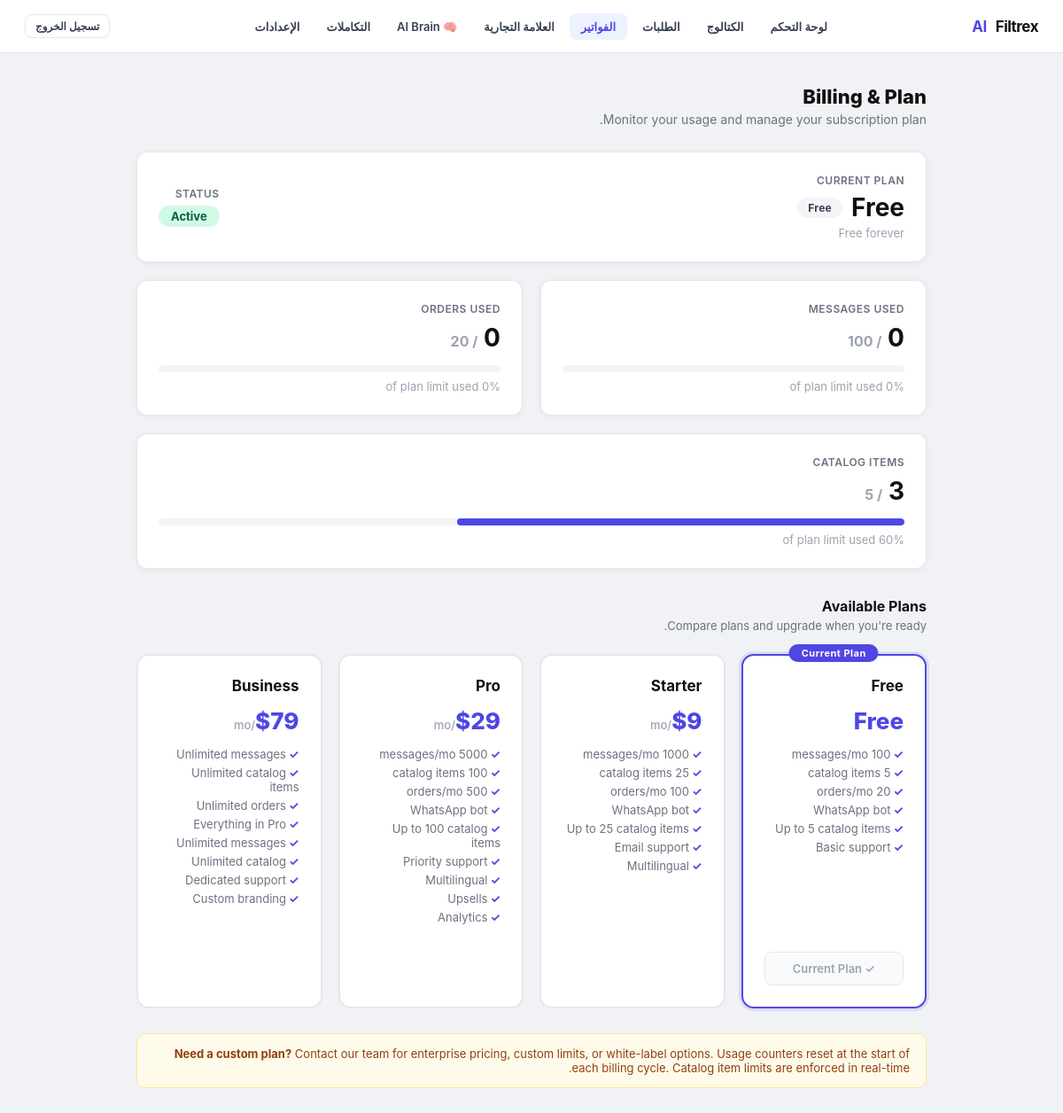
The page /admin/billing (signed in) on the database its author committed.
### tables this page shows
CREATE TABLE clients (
                id                INTEGER PRIMARY KEY AUTOINCREMENT,
                name              TEXT NOT NULL,
                business_type     TEXT DEFAULT 'clinic',
                default_language  TEXT DEFAULT 'ar',
                currency          TEXT DEFAULT 'MAD',
                timezone          TEXT DEFAULT 'Africa/Casablanca',
                admin_whatsapp    TEXT,
                ultramsg_instance TEXT,
                ultramsg_token    TEXT,
                is_active         INTEGER DEFAULT 1,
                created_at        TEXT DEFAULT (datetime('now'))
            , whatsapp_connected INTEGER DEFAULT 0, onboarding_step INTEGER DEFAULT 0, referral_code   TEXT, referred_by     INTEGER, referral_count  INTEGER DEFAULT 0, brand_name          TEXT, logo_url            TEXT, primary_color       TEXT DEFAULT '#4f46e5', custom_domain       TEXT, white_label_enabled INTEGER DEFAULT 0, business_whatsapp_number TEXT, whatsapp_connection_status TEXT DEFAULT 'not_connected', whatsapp_provider TEXT DEFAULT 'ultramsg', plan TEXT DEFAULT 'free', subscription_id TEXT, subscription_status TEXT DEFAULT 'inactive', is_trial          INTEGER DEFAULT 0, trial_started_at  TEXT, trial_ends_at     TEXT, affiliate_enabled  INTEGER DEFAULT 1, affiliate_code     TEXT, affiliate_earnings REAL    DEFAULT 0.0, affiliate_rate     REAL    DEFAULT 0.20, assistant_tone        TEXT DEFAULT 'friendly', assistant_goal        TEXT DEFAULT 'book_appointments', business_description  TEXT DEFAULT '', policies              TEXT DEFAULT '', fallback_message      TEXT DEFAULT '', trial_reminder_day  INTEGER DEFAULT 0);

CREATE TABLE subscription_plans (
                id                 INTEGER PRIMARY KEY AUTOINCREMENT,
                name               TEXT NOT NULL,
                price_monthly      REAL NOT NULL DEFAULT 0,
                max_messages       INTEGER NOT NULL DEFAULT 100,
                max_catalog_items  INTEGER NOT NULL DEFAULT 5,
                max_orders         INTEGER NOT NULL DEFAULT 20,
                features_json      TEXT DEFAULT '[]',
                is_active          INTEGER DEFAULT 1
            );

CREATE TABLE client_subscriptions (
                id             INTEGER PRIMARY KEY AUTOINCREMENT,
                client_id      INTEGER NOT NULL,
                plan_id        INTEGER NOT NULL,
                status         TEXT NOT NULL DEFAULT 'active',
                started_at     TEXT DEFAULT CURRENT_TIMESTAMP,
                expires_at     TEXT,
                messages_used  INTEGER DEFAULT 0,
                orders_used    INTEGER DEFAULT 0
            , bonus_messages INTEGER DEFAULT 0, paypal_subscription_id TEXT);

### app.py (the view)
@app.route("/admin/billing")
def admin_billing():
    guard = _admin_guard()
    if guard:
        return guard
    cid = _session_client_id()
    sub = get_client_subscription(cid)
    con = get_db_connection()
    try:
        catalog_count = con.execute(
            "SELECT COUNT(*) FROM catalogs WHERE client_id=?", (cid,)
        ).fetchone()[0]
        all_plans = con.execute(
            "SELECT * FROM subscription_plans WHERE is_active=1 ORDER BY price_monthly ASC"
        ).fetchall()
    finally:
        con.close()
    plans_list = []
    for p in all_plans:
        pd = dict(p)
        try:
            pd["features"] = json.loads(pd.get("features_json") or "[]")
        except Exception:
            pd["features"] = []
        plans_list.append(pd)
    _plan_display = sub.get("plan_name") if sub else "none"
    print(f"[BILLING_PLAN] admin_billing client={cid} plan={_plan_display!r}")
    return render_template(
        "admin/billing.html",
        sub=sub,
        catalog_count=catalog_count,
        all_plans=plans_list,
        active="billing"
    )

### app.py (called while the page is built, shortened)
@app.context_processor
def _inject_branding():
    return {"branding": getattr(g, "branding", {"brand_name": "Filtrex AI",
                                                  "logo_url": None,
                                                  "primary_color": "#4f46e5",
                                                  "white_label_enabled": 0})}

def t(key, lang="en"):
    lang = lang if lang in TRANSLATIONS else "en"
    return TRANSLATIONS[lang].get(key) or TRANSLATIONS["en"].get(key, key)

@app.context_processor
def _inject_lang():
    cid = session.get("client_id")
    lang = "en"
    if cid:
        _con = sqlite3.connect("bookings.db", timeout=10)
        _con.row_factory = sqlite3.Row
        try:
            _row = _con.execute(
                "SELECT default_language FROM clients WHERE id=?", (cid,)
            ).fetchone()
        finally:
            _con.close()
        if _row:
            lang = _row["default_language"] or "en"
    return {"lang": lang, "t": t}

@app.context_processor
def _inject_trial_info():
    try:
        cid = session.get("client_id")
        if cid:
            _client = get_client(cid)
            return {"trial_info": get_trial_status(_client)}
    except Exception:
        pass
    return {"trial_info": None}

def get_db_connection():
    con = sqlite3.connect(DB_FILE, timeout=10)
    con.row_factory = sqlite3.Row
    return con

def _session_client_id():
    cid = session.get("client_id")
    return int(cid) if cid else CLIENT_ID

def get_client(client_id=CLIENT_ID):
    con = get_db_connection()
    try:
        row = con.execute("SELECT * FROM clients WHERE id=?", (client_id,)).fetchone()
    finally:
        con.close()
    return dict(row) if row else {}

def get_trial_status(client):
    if not client or not client.get("is_trial"):
        return {"is_trial": False, "active": False, "expired": False}

def _admin_guard():
    if not session.get("logged_in"):
        return redirect(url_for("login"))
    cid = session.get("client_id")
    if cid:
        print(f"[AUTH_CLIENT_ID] client_id={cid} path={request.path}")
    return None

### templates/admin/billing.html (shortened to what this page needs)
{% extends "admin/layout.html" %}
{% block content %}
<div class="billing-wrap">
  <div class="billing-hero">
    <h1>Billing &amp; Plan</h1>
    <p>Monitor your usage and manage your subscription plan.</p>
  </div>
  {% if sub %}
    {% set pct_msg = ((sub.messages_used / sub.max_messages * 100) | int) if sub.max_messages > 0 else 0 %}
    {% set pct_ord = ((sub.orders_used   / sub.max_orders   * 100) | int) if sub.max_orders   > 0 else 0 %}
    {% set pct_cat = ((catalog_count     / sub.max_catalog_items * 100) | int) if sub.max_catalog_items > 0 else 0 %}
    <div class="billing-grid">
      <div class="stat-card" style="grid-column:1/-1">
        <div style="display:flex; align-items:center; justify-content:space-between; flex-wrap:wrap; gap:12px;">
          <div>
            <div class="stat-label">Current Plan</div>
            <div style="display:flex; align-items:center; gap:10px; margin-top:6px;">
              <span class="stat-value">{{ sub.plan_name }}</span>
              <span class="plan-badge badge-{{ sub.plan_name | lower }}">{{ sub.plan_name }}</span>
            </div>
            <div class="stat-sub" style="margin-top:4px;">
              {% if sub.price_monthly == 0 %}Free forever
              {% else %}${{ sub.price_monthly }}/month{% endif %}
            </div>
          </div>
          <div style="text-align:right;">
            <div class="stat-label">Status</div>
            <span style="display:inline-block; margin-top:6px; padding:4px 14px;
              border-radius:999px; font-size:13px; font-weight:700;
              background:{% if sub.status=='active' %}#d1fae5{% else %}#fee2e2{% endif %};
              color:{% if sub.status=='active' %}#065f46{% else %}#991b1b{% endif %};">
              {{ sub.status | title }}
            </span>
          </div>
        </div>
      </div>
      <div class="stat-card">
        <div class="stat-label">Messages Used</div>
        {% if sub.max_messages == -1 %}
          <div class="stat-value">{{ sub.messages_used }}</div>
          <div class="stat-sub">Unlimited</div>
        {% else %}
          <div class="stat-value">{{ sub.messages_used }} <span style="font-size:16px;color:#9ca3af;">/ {{ sub.max_messages }}</span></div>
          <div class="progress-bar-wrap">
          </div>
          <div class="stat-sub">{{ pct_msg }}% of plan limit used</div>
        {% endif %}
      </div>
      <div class="stat-card">
        <div class="stat-label">Orders Used</div>
        {% if sub.max_orders == -1 %}
          <div class="stat-value">{{ sub.orders_used }}</div>
          <div class="stat-sub">Unlimited</div>
        {% else %}
          <div class="stat-value">{{ sub.orders_used }} <span style="font-size:16px;color:#9ca3af;">/ {{ sub.max_orders }}</span></div>
          <div class="progress-bar-wrap">
          </div>
          <div class="stat-sub">{{ pct_ord }}% of plan limit used</div>
        {% endif %}
      </div>
      <div class="stat-card" style="grid-column:1/-1">
        <div class="stat-label">Catalog Items</div>
        {% if sub.max_catalog_items == -1 %}
          <div class="stat-value">{{ catalog_count }}</div>
          <div class="stat-sub">Unlimited</div>
        {% else %}
          <div class="stat-value">{{ catalog_count }} <span style="font-size:16px;color:#9ca3af;">/ {{ sub.max_catalog_items }}</span></div>
          <div class="progress-bar-wrap">
            <div class="progress-bar {% if pct_cat >= 90 %}over{% elif pct_cat >= 70 %}warn{% endif %}"
                 style="width:{{ [pct_cat, 100] | min }}%"></div>
          </div>
          <div class="stat-sub">{{ pct_cat }}% of plan limit used</div>
        {% endif %}
      </div>
    </div>
  {% else %}
    <div class="info-note" style="margin-bottom:28px;">No active subscription found. Contact support.</div>
  {% endif %}
  <div class="section-title">Available Plans</div>
  <div class="section-sub">Compare plans and upgrade when you're ready.</div>
  <div class="plans-grid">
    {% for plan in all_plans %}
      {% set plan_slug  = plan.name | lower %}
      {% set is_current = sub and sub.plan_id == plan.id %}
      <div class="plan-card {% if is_current %}current{% endif %}">
        {% if is_current %}<div class="plan-card-current-label">Current Plan</div>{% endif %}
        <div class="plan-card-name">{{ plan.name }}</div>
        <div class="plan-card-price">
          {% if plan.price_monthly == 0 %}Free
          {% else %}${{ plan.price_monthly | int }}<span>/mo</span>{% endif %}
        </div>
        <div class="plan-card-limits">
          <ul>
            <li>{% if plan.max_messages == -1 %}Unlimited messages{% else %}{{ plan.max_messages | int }} messages/mo{% endif %}</li>
            <li>{% if plan.max_catalog_items == -1 %}Unlimited catalog items{% else %}{{ plan.max_catalog_items | int }} catalog items{% endif %}</li>
            <li>{% if plan.max_orders == -1 %}Unlimited orders{% else %}{{ plan.max_orders | int }} orders/mo{% endif %}</li>
            {% for feat in plan.features %}
            <li>{{ feat }}</li>
            {% endfor %}
          </ul>
        </div>
        {% if is_current %}
          <div class="btn-current-plan">✓ Current Plan</div>
        {% elif plan_slug == 'free' %}
          <div class="btn-current-plan" style="color:#d1d5db;">Free Tier</div>
        {% else %}
          <div class="paypal-btn-wrap">
            <div id="paypal-button-{{ plan_slug }}"></div>
          </div>
        {% endif %}
      </div>
    {% endfor %}
  </div>
  <div class="info-note" style="margin-top:28px;">
    <strong>Need a custom plan?</strong> Contact our team for enterprise pricing, custom limits, or white-label options.
    Usage counters reset at the start of each billing cycle.
    Catalog item limits are enforced in real-time.
  </div>
</div>
{% endblock %}

### templates/admin/layout.html (shortened to what this page needs)
<!DOCTYPE html>
<html lang="{{ lang }}" dir="{{ 'rtl' if lang == 'ar' else 'ltr' }}">
<head>
</head>
<body>
<nav class="nav">
  <div class="nav-brand">
    {% if branding.logo_url %}
      <img src="{{ branding.logo_url }}" alt="{{ branding.brand_name }}"
           style="height:32px;width:auto;object-fit:contain;border-radius:4px;" />
    {% else %}
      {% set _parts = branding.brand_name.split() %}
      {% if _parts|length >= 2 %}
        {{ _parts[:-1]|join(' ') }} <span>{{ _parts[-1] }}</span>
      {% else %}
        <span>{{ branding.brand_name }}</span>
      {% endif %}
    {% endif %}
  </div>
  <div class="nav-links">
    <a href="/admin/dashboard" class="nav-link {% if active=='dashboard' %}active{% endif %}">{{ t("nav_dashboard", lang) }}</a>
    <a href="/admin/catalog" class="nav-link {% if active=='catalog' %}active{% endif %}">{{ t("nav_catalog", lang) }}</a>
    <a href="/admin/orders" class="nav-link {% if active=='orders' %}active{% endif %}">{{ t("nav_orders", lang) }}</a>
    <a href="/admin/billing" class="nav-link {% if active=='billing' %}active{% endif %}">{{ t("nav_billing", lang) }}</a>
    <a href="/admin/branding" class="nav-link {% if active=='branding' %}active{% endif %}">{{ t("nav_branding", lang) }}</a>
    <a href="/admin/ai-brain" class="nav-link {% if active=='ai-brain' %}active{% endif %}">🧠 AI Brain</a>
    <a href="/admin/integrations" class="nav-link {% if active=='integrations' %}active{% endif %}">{{ t("nav_integrations", lang) }}</a>
    <a href="/admin/settings" class="nav-link {% if active=='settings' %}active{% endif %}">{{ t("nav_settings", lang) }}</a>
  </div>
  <div class="nav-right">
    <a href="/logout" class="btn btn-ghost btn-sm">{{ t("nav_logout", lang) }}</a>
  </div>
</nav>
<div class="shell">
  {% block content %}{% endblock %}
</div>
</body>
</html>

### templates/admin/billing.html (style rules this page uses)
.billing-wrap { max-width: 900px; margin: 0 auto; padding: 0 4px; }
.billing-hero { margin-bottom: 28px; }
.billing-hero h1 { font-size: 22px; font-weight: 800; color: #111; margin-bottom: 4px; }
.billing-hero p { font-size: 14px; color: #6b7280; }
.billing-grid { display: grid; grid-template-columns: 1fr 1fr; gap: 20px; margin-bottom: 32px; }
.stat-card { background: #fff; border-radius: 12px; border: 1px solid #e5e7eb; padding: 24px; display: flex; flex-direction: column; gap: 8px; }
.stat-label { font-size: 12px; font-weight: 600; color: #6b7280; text-transform: uppercase; letter-spacing: .5px; }
.stat-value { font-size: 28px; font-weight: 700; color: #111; }
.stat-sub { font-size: 13px; color: #9ca3af; }
.progress-bar-wrap { background: #f3f4f6; border-radius: 999px; height: 8px; overflow: hidden; margin-top: 6px; }
.progress-bar { height: 8px; border-radius: 999px; background: #4f46e5; transition: width .4s; }
.plan-badge { display: inline-block; padding: 4px 12px; border-radius: 999px; font-size: 12px; font-weight: 700; letter-spacing: .3px; }
.badge-free { background: #f3f4f6; color: #374151; }
.plans-grid { display: grid; grid-template-columns: repeat(auto-fit, minmax(200px, 1fr)); gap: 18px; margin-top: 24px; }
.plan-card { border: 2px solid #e5e7eb; border-radius: 14px; padding: 24px; background: #fff; display: flex; flex-direction: column; gap: 14px; transition: border-color .2s, box-shadow .2s; position: relative; }
.plan-card.current { border-color: #4f46e5; box-shadow: 0 0 0 3px rgba(79,70,229,.12); }
.plan-card-current-label { position: absolute; top: -13px; left: 50%; transform: translateX(-50%); background: #4f46e5; color: #fff; font-size: 11px; font-weight: 700; padding: 3px 14px; border-radius: 999px; letter-spacing: .5px; white-space: nowrap; }
.plan-card-name { font-size: 17px; font-weight: 700; color: #111; }
.plan-card-price { font-size: 26px; font-weight: 800; color: #4f46e5; }
.plan-card-price span { font-size: 13px; font-weight: 500; color: #9ca3af; }
.plan-card-limits { font-size: 13px; color: #6b7280; }
.plan-card-limits ul { margin: 0; padding: 0; display: flex; flex-direction: column; gap: 5px; }
.plan-card-limits li { list-style: none; }
.plan-card-limits li::before { content: "✓ "; color: #4f46e5; font-weight: 700; }
.btn-current-plan { display: block; text-align: center; padding: 10px 14px; border-radius: 8px; font-size: 13px; font-weight: 600; border: 1.5px solid #e5e7eb; color: #9ca3af; background: #f9fafb; cursor: default; margin-top: auto; }
.paypal-btn-wrap { margin-top: auto; }
#paypal-button-starter, #paypal-button-pro, #paypal-button-business { display: block; min-height: 45px; margin-top: 10px; position: relative; overflow: visible; }
.info-note { background: #fffbeb; border: 1px solid #fde68a; border-radius: 10px; padding: 14px 18px; font-size: 13px; color: #92400e; margin-top: 24px; }
.section-title { font-size: 16px; font-weight: 700; color: #111; margin-bottom: 4px; }
.section-sub { font-size: 13px; color: #6b7280; margin-bottom: 20px; }

### rows shown on the page
clients: default_language "لوحة التحكم", default_language "الكتالوج", default_language "الطلبات", default_language "الفواتير", default_language "العلامة التجارية", default_language "التكاملات", default_language "الإعدادات", default_language "تسجيل الخروج"
subscription_plans: plan_name "Free", max_messages "100", max_orders "20", max_catalog_items "5", shows "Current Plan", name "Free", price_monthly "Free", features "WhatsApp bot" "Up to 5 catalog items" "Basic support", shows "✓ Current Plan"
client_subscriptions: status "Active"
subscription_plans: name "Starter", price_monthly "9", max_messages "1000", features "WhatsApp bot" "Up to 25 catalog items" "Email support" "Multilingual"
subscription_plans: name "Pro", price_monthly "29", features "WhatsApp bot" "Up to 100 catalog items" "Priority support" "Multilingual" "Upsells" "Analytics"
subscription_plans: name "Business", price_monthly "79", max_messages "Unlimited messages", max_catalog_items "Unlimited catalog items", max_orders "Unlimited orders", features "Everything in Pro" "Unlimited messages" "Unlimited catalog" "Dedicated support" "Custom branding"

### other values the page prints
{{ _parts[:-1]|join(' ') }} "Filtrex"
{{ _parts[-1] }} "AI"
{{ pct_msg }} "0"
{{ pct_ord }} "0"
{{ pct_cat }} "60"
